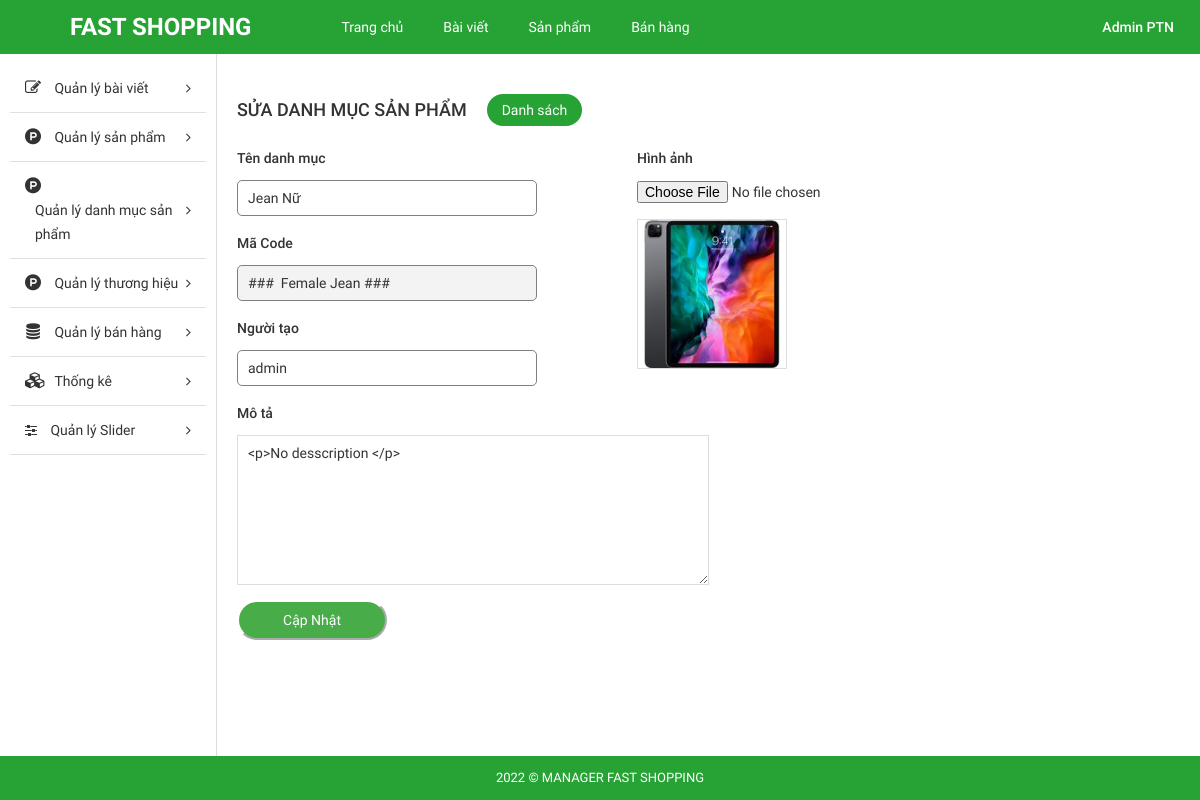
The page /Source_code/admin/index.php?modules=categorys&contollers=index&action=edit&id=15 (signed in) on the database as committed earlier.
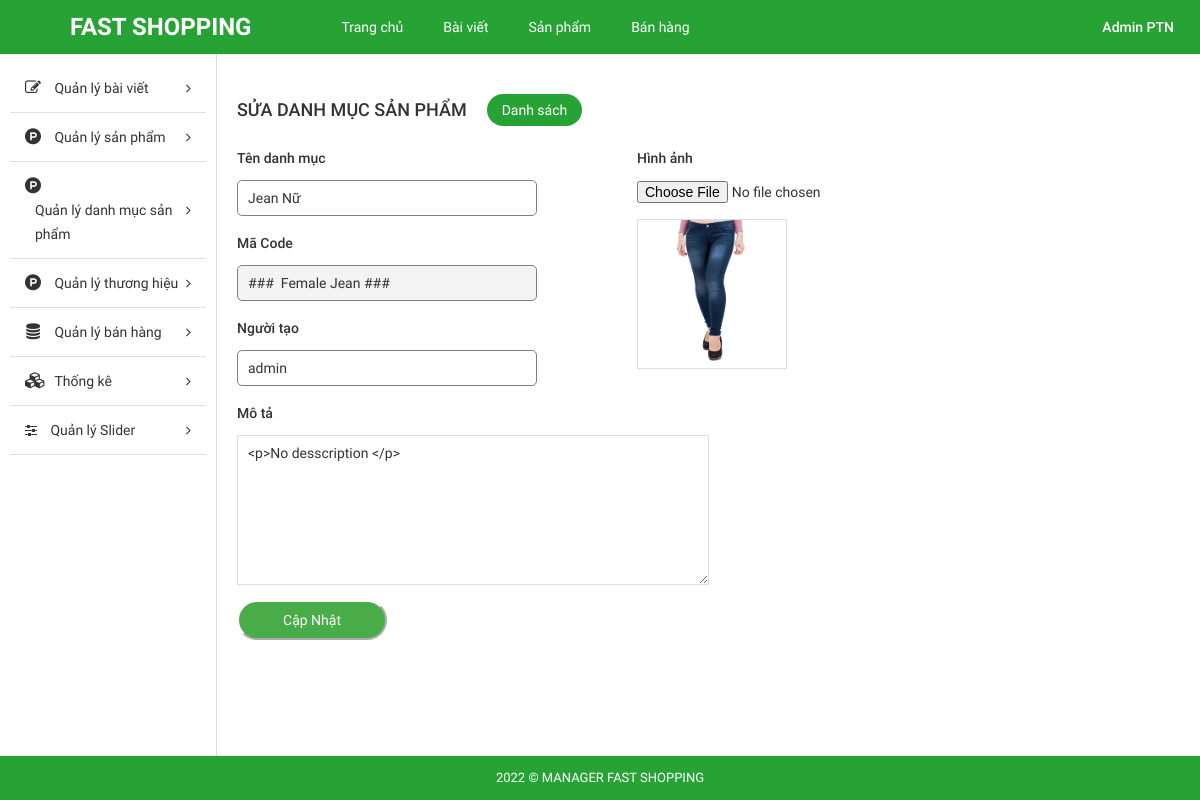
The same page on the database as committed later.
### tables this page shows
CREATE TABLE `tbl_category` (
  `id` int NOT NULL AUTO_INCREMENT,
  `name` varchar(255) NOT NULL,
  `code` varchar(255) NOT NULL,
  `image` varchar(255) NOT NULL,
  `description` text NOT NULL,
  `create_date` varchar(255) NOT NULL,
  `user` varchar(255) NOT NULL,
  PRIMARY KEY (`id`)
);

### Source_code/admin/modules/categorys/controllers/indexController.php (called while the page is built, shortened)
<?php
function editAction() {
	$id = $_GET['id'];
	$data = get_category_by_id($id);
	load_view('show',$data);
}

### Source_code/admin/libraries/database.php (called while the page is built, shortened)
<?php
function db_query($query_string) {
    global $conn;
    $result = mysqli_query($conn, $query_string);
    return $result;
}
function db_fetch_array($query_string) {
    $result = array();
    $mysqli_result = db_query($query_string);
    while ($row = mysqli_fetch_assoc($mysqli_result)) {
        $result[] = $row;
    }
    return $result;
}

### Source_code/admin/modules/categorys/models/indexModel.php (called while the page is built, shortened)
<?php
function get_category_by_id($id){
	return db_fetch_array("SELECT * FROM `tbl_category` WHERE `id` = '$id'");
}

### Source_code/admin/core/router.php (called while the page is built, shortened)
<?php
$action_name = get_action().'Action';
call_function(array('construct', $action_name));

### Source_code/admin/core/appload.php (called while the page is built, shortened)
<?php
require CONFIGPATH . DIRECTORY_SEPARATOR . 'database.php';
require LIBPATH . DIRECTORY_SEPARATOR . 'database.php';
require COREPATH . DIRECTORY_SEPARATOR . 'base.php';
require COREPATH . DIRECTORY_SEPARATOR . 'router.php';

### Source_code/admin/index.php (called while the page is built, shortened)
<?php
require COREPATH.DIRECTORY_SEPARATOR.'appload.php';

### Source_code/admin/modules/categorys/views/showView.php (the view, shortened to what the changed rows need)
<div id="main-content-wp" class="add-cat-page">
    <div class="wrap clearfix">
        <div id="content" class="fl-right">
            <div class="section" id="title-page">
                <div class="clearfix">
                    <h3 id="index" class="fl-left">Sửa danh mục sản phẩm</h3>
                    <a href="?modules=categorys&controllers=index&action=list" title="" id="add-new" class="fl-left">Danh sách</a>
                </div>
            </div>
            <div class="section" id="detail-page">
                <div class="section-detail">
                    <?php if(!empty($data)) foreach ($data as $value) {?>
                    <form method="POST" action="?modules=categorys&controllers=index&action=update&id=<?php echo $value['id'] ;?>" enctype="multipart/form-data">
                        <div style="display: flex;">
                            <div style="width: 400px;">
                                <label for="title">Tên danh mục</label>
                                <input type="text" name="name" id="title" value="<?php echo $value['name']; ?>" style="display: block;width: 300px;">
                                <label for="title">Mã Code</label>
                                <input type="text" name="code" id="username" readonly="readonly" value="<?php echo $value['code']; ?> " style="display: block;width: 300px;">
                                <label for="title">Người tạo</label>
                                <input type="text" name="user" id="title" value="<?php echo $value['user']; ?>" style="display: block;width: 300px;">
                            </div>
                            <div style="width: 400px;">
                                <label>Hình ảnh</label>
                                <div id="uploadFile">
                                    <input type="file" name="image" id="upload-thumb">
                                    <img src="<?php echo $value['image']; ?>">
                                </div>
                            </div>
                        </div>
                        <label for="desc">Mô tả</label>
                        <textarea name="description" id="desc" class="ckeditor"><?php echo $value['description']; ?></textarea>
                    <?php };?>
                        <input type="submit" name="btn_submit" id="btn-submit" value="Cập Nhật" style="height: 40px;
                                                                                                border-radius: 60px;
                                                                                                width: 150px;
                                                                                                color: green;
                                                                                                border-color: white;
                                                                                                color: white;
                                                                                                background-color: #48ad48;">
                    </form>
                </div>
            </div>
        </div>
    </div>
</div>

### Source_code/admin/core/base.php (shortened to what the changed rows need)
<?php
function get_module() {
    global $config;
    $module = isset($_GET['modules']) ? $_GET['modules'] : $config['default_module'];
    return $module;
}
function call_function($list_function = array()) {
    if (is_array($list_function)) {
        foreach ($list_function as $f) {
            if (function_exists($f())) {
                $f();
            }
        }
    }
}
function load_view($name, $data_send = array()) {
    $data = $data_send;
    $path = MODULESPATH . DIRECTORY_SEPARATOR . get_module() . DIRECTORY_SEPARATOR . 'views' . DIRECTORY_SEPARATOR . $name . 'View.php';
    if (file_exists($path)) {
        require $path;
    } else {
        echo "Không tìm thấy {$path}";
    }
}
function get_header($name = '') {
    global $data;
    if (empty($name)) {
        $name = 'header';
    } else {
        $name = "header-{$name}";
    }
    $path = LAYOUTPATH . DIRECTORY_SEPARATOR . $name . '.php';
    if (file_exists($path)) {
        if (is_array($data)) {
            foreach ($data as $key => $a) {
                $$key = $a;
            }
        }
        require $path;
    } else {
        echo "Không tìm thấy {$path}";
    }
}
function get_footer($name = '') {
    global $data;
    if (empty($name)) {
        $name = 'footer';
    } else {
        $name = "footer-{$name}";
    }
    $path = LAYOUTPATH . DIRECTORY_SEPARATOR . $name . '.php';
    if (file_exists($path)) {
        if (is_array($data)) {
            foreach ($data as $key => $a) {
                $$key = $a;
            }
        }
        require $path;
    } else {
        echo "Không tìm thấy {$path}";
    }
}
function get_sidebar($name = '') {
    global $data;
    if (empty($name)) {
        $name = 'sidebar';
    } else {
        $name = "sidebar-{$name}";
    }
    $path = LAYOUTPATH . DIRECTORY_SEPARATOR . $name . '.php';
    if (file_exists($path)) {
        if (is_array($data)) {
            foreach ($data as $key => $a) {
                $$key = $a;
            }
        }
        require $path;
    } else {
        echo "Không tìm thấy {$path}";
    }
}
?>

Rows that differ between the two databases and show on the page:
changed tbl_category "Jean Nữ": image: a different picture
